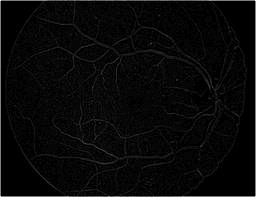
#> input picture Blurshift/output_final/A.jpg, 256 x 197 px, shrunk from 1500 x 1152 before the run, given in place of a.png, which was not available
$ python Nikhil_Implimentation.py   (Python 2 division)
#> lines starting #> are read from the running program, lines starting #| are printed output that depends on the picture; pictures that were not available may be replaced by others from this repository, and a replacement may not be noted
import cv2;
import numpy as np;
import sys;
import os;
import random;
import math;


#########################################################

class GMP_Params(object):

	def __init__(self,S_angle,E_angle,jump,func,pivots):

		self.angles=self.frange(S_angle,E_angle,jump);
		if(func=="max"):
			self.func=1;
		elif(func=="min"):
			self.func=-1;

		elif(func=="mean"):
			self.func=0;
		self.pivots=pivots;

	def frange(self,x,y,jump):
		arr=[];
		while x<y:
			arr.append(x);
			x+=jump;
		return arr;

class G_Params(object):

	def __init__(self,n_pivots,min_angle,step,max_angle):
		self.n_pivots = n_pivots;
		self.min_angle = min_angle;
		self.step = step;
		self.max_angle = max_angle;
		self.angles = self.frange(min_angle,max_angle,step);

	def frange(self,x,y,jump):
		arr=[];
		while x<y:
			arr.append(x);
			x+=jump;
		return arr;

class SAL_Params(object):
	# [9 lines left out: function __init__, not called in this run]

##########################################################

class Nikhil_Implementation(object):

	def __init__(self,img_name):

		## reading image in gray scale
#> called with img_name = 'a.png'
		self.img=cv2.imread(img_name);
#> self.img is the input picture: shape (197, 256, 3); min 0, max 38, mean 1.2
		self.img=cv2.cvtColor(self.img,cv2.COLOR_BGR2GRAY)
#> self.img: shape (197, 256)
		## converting it into Float of 32 bits
		self.img=self.img.astype(float);


	## frange to generate the range of numbers
	# [6 lines left out: function frange, not called in this run]

	def mat2gray(self,image_version):
		image=image_version.copy();
		mi=np.amin(image);
		ma=np.amax(image);
		image=np.subtract(image,mi);
		image=np.divide(image,ma-mi);
		image=np.multiply(image,255);
		return np.uint8(image);


	def g_varience(self,gen_params):
		rows,cols=self.img.shape;
#> rows = 197; cols = 256
		numel=rows*cols;
#> numel = 50432
		pivots=random.sample(range(0,numel-1),gen_params.n_pivots)
		pivots=[np.unravel_index(i, self.img.shape) for i in pivots]
		curr_var = 0;
		curr_mean = 0;
		int_map = np.zeros(shape=(rows,cols));
		reference_gparams=GMP_Params(gen_params.min_angle,gen_params.max_angle,gen_params.step,"max",[0,0]);
		for i in range(0,gen_params.n_pivots):
			print i;
			reference_gparams.pivots=[pivots[i][0],pivots[i][1]];
			new_data = self.generate_GMP(reference_gparams);
			curr_mean,curr_var = self.o_varience(new_data,curr_var,i+1,curr_mean);
			int_map = np.add(int_map,new_data);
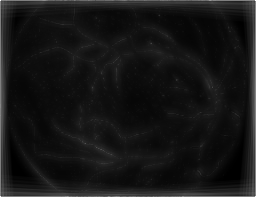
#> curr_mean: shape (197, 256) float64; min 0, max 38, mean 3.3; drawn with min black and max white
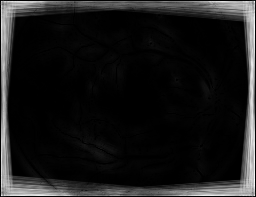
#> curr_var: shape (197, 256) float64; min 0, max 62.31, mean 6.1; drawn with min black and max white
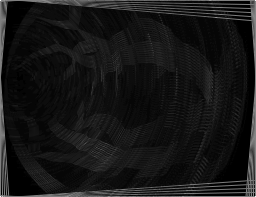
#> new_data: shape (197, 256) float64; min 0, max 38, mean 3.4; drawn with min black and max white

		var_map = curr_var;
		int_map = self.mat2gray(int_map);
		var_map = self.mat2gray(var_map);
		return int_map,var_map;


	def o_varience(self,new_data,curr_var,curr_iter,curr_mean):
		if(curr_iter==1):
			return new_data,0;
		else:
			new_mean = np.add(curr_mean,np.divide(np.subtract(new_data,curr_mean),curr_iter));
			prev_S = np.multiply(curr_var,np.subtract(curr_iter,2));
			new_S = np.add(prev_S,np.multiply(np.subtract(new_data,curr_mean),np.subtract(new_data,new_mean)));
			new_var = np.divide(new_S,(curr_iter - 1));
			return new_mean,new_var;


	def generate_GMP(self,gmp_params):
		rows,cols=self.img.shape;
		len_angles=len(gmp_params.angles);
		data=np.zeros(shape=(len_angles,rows,cols))
		for i in range(0,len_angles):
			M = cv2.getRotationMatrix2D((int(gmp_params.pivots[1]),int(gmp_params.pivots[0])),gmp_params.angles[i],1);
			dst = np.asarray(cv2.warpAffine(self.img,M,(cols,rows)));
			data[i,:,:]=np.asarray(dst);
		if(gmp_params.func==1):
			p=np.amax(data,axis=0);
			return p;
		if(gmp_params.func==-1):
			return np.amin(dst,axis=0);
		if(gmp_params.func==0):
			return np.sum(dst,axis=0);

	# [55 lines left out: function pyramid, not called in this run]


###########################################################
if __name__ == "__main__":
	obj=Nikhil_Implementation('a.png');
	gen_params=G_Params(200,-5,1,5)
	int_map,var_map=obj.g_varience(gen_params);
	#gmp_params=GMP_Params(-5,5,1,"max",[576.0/2,720.0/2]);
	#image=obj.generate_GMP(gmp_params);
	#print image.shape;
	cv2.imshow('int_map',int_map.copy())
	cv2.imshow('var_map',var_map)
	cv2.waitKey(0)
	#cv2.destroyAllWindows()
